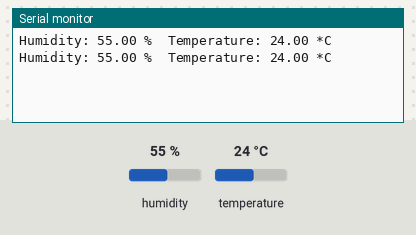
Simulated run of this sketch. Board: ESP8266 (NodeMCU). Parts: the last lines printed to the serial monitor. Inputs (shaded band) come from the test bench; at power-on: humidity 55 %, temperature 24 °C.

Above: at 2.8 s.
2.9 s: humidity set to 22 %
At 5.2 s:
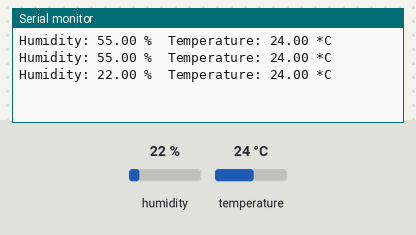
5.6 s: temperature set to 12 °C
At 6.4 s:
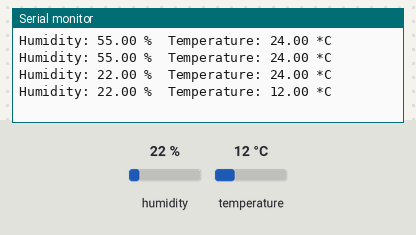
8.3 s: humidity set to 40 %
At 11.2 s:
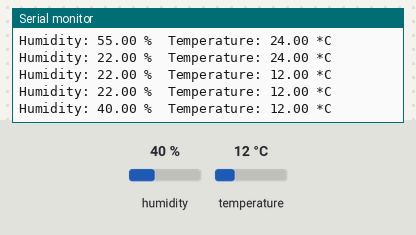
Timing chart, 0 to 12.7 s (numbered marks = the images above; inputs shaded):
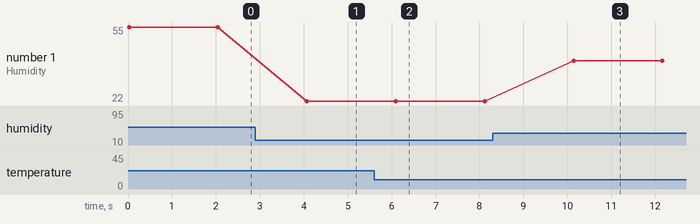

Measured:
- after the input at 2.9 s, the serial monitor: prints a new line after 1.2 s (image 1)
- after the input at 5.6 s, the serial monitor: prints a new line after 0.49 s (image 2)
- after the input at 8.3 s, the serial monitor: prints a new line after 1.8 s (image 3)
- plotted number 1: 55 → 22 after the input at 2.9 s, 22 → 40 after the input at 8.3 s

The sketch:

DHT11_interfacing.ino
```cpp
#include "DHT.h"

#define DHTPIN D7     // what pin we're connected to
#define DHTTYPE DHT11   // DHT 11
DHT dht(DHTPIN, DHTTYPE);

void setup() {
  Serial.begin(9600);
  dht.begin();
}

void loop() {
  // Reading temperature or humidity takes about 250 milliseconds!
  float humidity = dht.readHumidity();
  // Read temperature as Celsius (the default)
  float temperature = dht.readTemperature();
  // Check if any reads failed and exit early (to try again).
  if (isnan(humidity) || isnan(temperature)) {
    Serial.println("Failed to read from DHT sensor!");
    return;
  }
  Serial.print("Humidity: ");
  Serial.print(humidity);
  Serial.print(" %\t");
  Serial.print("Temperature: ");
  Serial.print(temperature);
  Serial.println(" *C");
  delay(2000); // Delay between readings.
}
```
